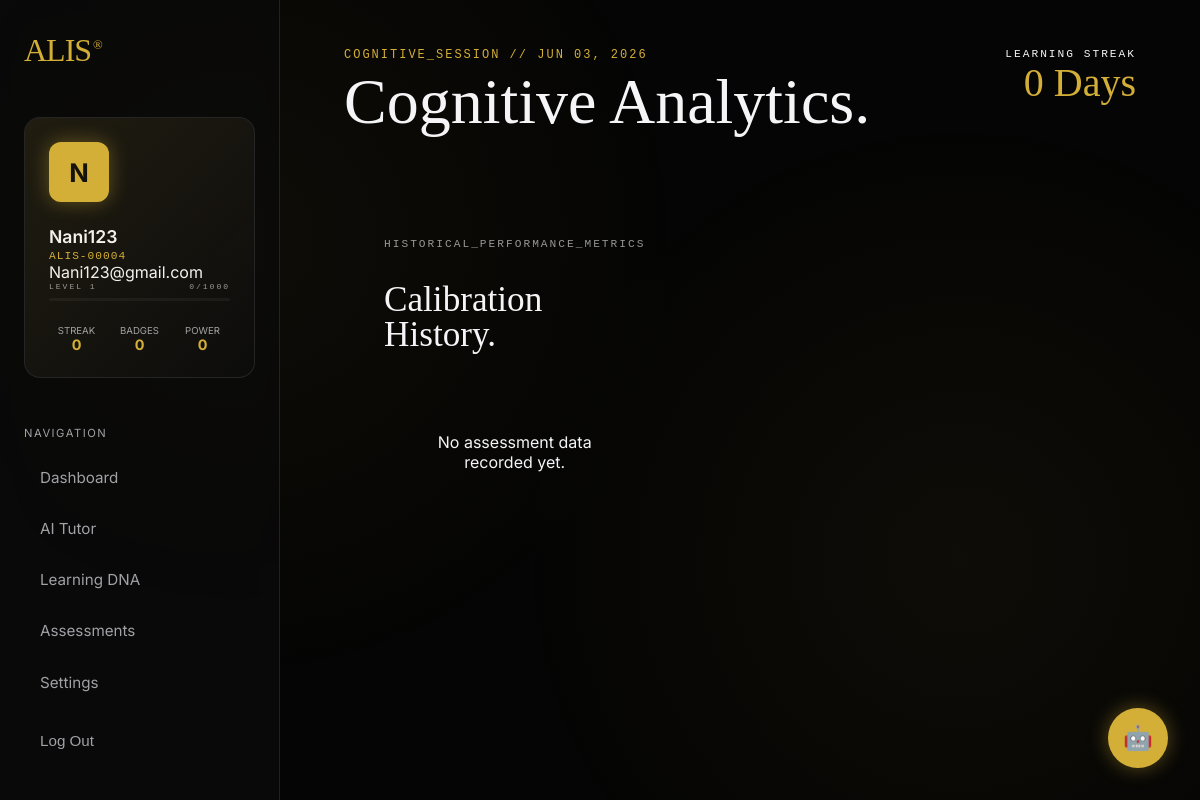
Screenshot of /analytics/ (signed in) with the database file from the repository.
### alis_app/models.py (models this page shows)
class User(AbstractUser):
    email = models.EmailField(unique=True)
    ROLE_CHOICES = (
        ('student', 'Student'),
        ('teacher', 'Teacher'),
        ('admin', 'Admin'),
        ('owner', 'Owner (Super Admin)'),
    )
    role = models.CharField(max_length=10, choices=ROLE_CHOICES, default='student')
    USERNAME_FIELD = 'email'
    REQUIRED_FIELDS = ['username']
    level = models.CharField(max_length=20, default='Weak', null=True, blank=True)
    last_quiz_score = models.IntegerField(null=True, blank=True)
    last_subject = models.CharField(max_length=50, null=True, blank=True)
    easy_accuracy = models.IntegerField(null=True, blank=True)
    medium_accuracy = models.IntegerField(null=True, blank=True)
    hard_accuracy = models.IntegerField(null=True, blank=True)
    weak_areas = models.JSONField(default=list, null=True, blank=True)
    risk_score = models.FloatField(default=0.0) # 0 to 100
    learning_speed = models.FloatField(default=0.0) # percentage or rate
    retention_score = models.FloatField(default=0.0) # 0 to 100
    learning_trend = models.JSONField(default=list) # [{date, score}]
    learning_dna = models.CharField(max_length=100, default="Analytical")
    xp = models.IntegerField(default=0)
    total_xp = models.IntegerField(default=0)
    user_level = models.IntegerField(default=1)
    badges = models.JSONField(default=list, null=True, blank=True)
    streak_days = models.IntegerField(default=0)
    last_activity_date = models.DateField(null=True, blank=True)
    technical_readiness = models.FloatField(default=0.0)
    aptitude_readiness = models.FloatField(default=0.0)
    communication_readiness = models.FloatField(default=0.0)
    def __str__(self):
        return f"{self.first_name or self.username} ({self.role})"

### alis_app/views.py (the view)
# urls.py: path('analytics/', views.analytics_view, name='analytics'),
@login_required
def analytics_view(request):
    history = AssessmentResult.objects.filter(student=request.user).order_by('-completed_at')
    return render(request, 'alis_app/analytics.html', {
        'history': history
    })

### alis_app/templatetags/auth_extras.py (called while the page is built)
@register.filter(name='split_email')
def split_email(value):
    if not value:
        return ""
    return value.split('@')[0]

### alis_app/templates/alis_app/analytics.html (shortened to what this page needs)
{% extends 'alis_app/base.html' %}
{% load static %}
{% block header_title %}Cognitive Analytics.{% endblock %}
{% block content %}
<div class="dashboard-grid">
    <section class="col-12">
        <div class="glass-panel border-glow" style="padding: 2.5rem;">
            <div class="text-mono" style="margin-bottom: 2rem; opacity: 0.6; font-size: 0.7rem;">HISTORICAL_PERFORMANCE_METRICS</div>
            <h3 class="h-editorial" style="font-size: 2.2rem; margin-bottom: 2rem;">Calibration History.</h3>
            <div style="display: flex; flex-direction: column; gap: 1rem;">
                {% for res in history %}
                    <div style="display: flex; justify-content: space-between; align-items: center; padding: 1.5rem; background: rgba(255,255,255,0.02); border-radius: 12px; border: 1px solid rgba(255,255,255,0.05);">
                        <div style="display: flex; gap: 3rem; align-items: center;">
                            <div class="text-mono" style="color: var(--gold-primary); font-size: 1.2rem; width: 60px;">{{ res.score }}%</div>
                            <div>
                                <div style="font-size: 1.1rem; font-weight: 500; margin-bottom: 0.25rem;">{{ res.assessment.title }}</div>
                                <div class="text-muted" style="font-size: 0.8rem;">{{ res.assessment.subject.name }} // {{ res.completed_at|date:"F d, Y @ H:i" }}</div>
                            </div>
                        </div>
                        <div style="display: flex; gap: 1rem;">
                            {% for concept in res.strong_concepts|slice:":2" %}
                                <span class="dna-badge badge-strength" style="font-size: 0.6rem;">{{ concept }}</span>
                            {% endfor %}
                        </div>
                    </div>
                {% empty %}
                    <div class="text-muted" style="padding: 3rem; text-align: center;">No assessment data recorded yet.</div>
                {% endfor %}
            </div>
        </div>
    </section>
</div>
{% endblock %}

### alis_app/templates/alis_app/base.html (shortened to what this page needs)
{% load static auth_extras %}
<!DOCTYPE html>
<html lang="en">
<head>
    <link rel="stylesheet" href="{% static 'alis_app/css/premium_theme.css' %}">
</head>
<body class="animate-in">
    <div class="bg-mesh"></div>
    <div class="app-layout">
        <aside class="sidebar border-glow">
            <div class="sidebar-logo" onclick="window.location.href='{% url 'dashboard' %}'">ALIS<span>®</span></div>
            <div class="sidebar-user-card" style="margin-bottom: 2rem;">
                <div class="user-avatar" style="margin-bottom: 1.5rem; width: 60px; height: 60px; font-size: 1.6rem;">
                    {{ user.first_name|default:user.username|slice:":1"|upper }}
                </div>
                <div class="user-info-name">{{ user.first_name|default:user.username|split_email }}</div>
                <div class="user-info-id">ALIS-{{ user.id|stringformat:"05d" }}</div>
                <div class="user-info-email">{{ user.email }}</div>
                <div style="display: flex; justify-content: space-between; align-items: center; margin-bottom: 0.4rem;">
                    <div class="text-mono" style="font-size: 0.5rem; opacity: 0.6;">LEVEL {{ user.user_level|default:1 }}</div>
                    <div class="text-mono" style="font-size: 0.5rem; opacity: 0.6;">{{ user.xp|default:0 }}/1000</div>
                </div>
                <div class="xp-bar-container" style="height: 3px; margin-bottom: 1.5rem;">
                </div>
                <div class="user-mini-stats">
                    <div class="mini-stat-item">
                        <div class="mini-stat-label">Streak</div>
                        <div class="mini-stat-value">{{ user.streak_days|default:0 }}</div>
                    </div>
                    <div class="mini-stat-item">
                        <div class="mini-stat-label">Badges</div>
                        <div class="mini-stat-value">{{ user.badges|length|default:0 }}</div>
                    </div>
                    <div class="mini-stat-item">
                        <div class="mini-stat-label">Power</div>
                        <div class="mini-stat-value">{{ user.last_quiz_score|default:0 }}</div>
                    </div>
                </div>
            </div>
            <nav class="nav-group" style="overflow-y: auto; flex: 1; padding-right: 0.5rem; margin-bottom: 0;">
                {% if user.role == 'student' %}
                    <div class="nav-label">Navigation</div>
                    <a href="{% url 'dashboard' %}" class="nav-item {% if request.resolver_match.url_name == 'dashboard' %}active{% endif %}">Dashboard</a>
                    <a href="{% url 'ai_tutor' %}" class="nav-item {% if request.resolver_match.url_name == 'ai_tutor' %}active{% endif %}">AI Tutor</a>
                    <a href="{% url 'learning_dna' %}" class="nav-item {% if request.resolver_match.url_name == 'learning_dna' %}active{% endif %}">Learning DNA</a>
                    <a href="{% url 'quiz' %}" class="nav-item {% if request.resolver_match.url_name == 'quiz' %}active{% endif %}">Assessments</a>
                {% endif %}
            </nav>
            <div style="margin-top: auto; display: flex; flex-direction: column; gap: 0.5rem;">
                <a href="{% url 'settings' %}" class="nav-item {% if request.resolver_match.url_name == 'settings' %}active{% endif %}">Settings</a>
                <form action="{% url 'logout' %}" method="post">
                    <button type="submit" class="nav-item" style="width: 100%; border: none; background: none; cursor: pointer; text-align: left; padding: 0.8rem 1rem;">
                        Log Out
                    </button>
                </form>
            </div>
        </aside>
        <main class="main-wrapper">
            {% block header %}
            <header class="app-header">
                <div>
                    <div class="text-mono" style="color: var(--gold-primary); margin-bottom: 0.5rem;">Cognitive_Session // {% now "M d, Y" %}</div>
                    <h1 class="h-editorial" style="font-size: 4rem; margin-top: 0.5rem;">{% block header_title %}Welcome back.{% endblock %}</h1>
                </div>
                <div style="text-align: right;">
                    <div class="text-mono" style="color: var(--text-muted); font-size: 0.7rem;">Learning Streak</div>
                    <div class="h-editorial" style="font-size: 2.5rem; color: var(--gold-primary); margin-top: 0.2rem;">{{ user.streak_days|default:0 }} Days</div>
                </div>
            </header>
            {% endblock %}
            {% block content %}{% endblock %}
        </main>
    </div>
    {% include 'alis_app/ai_assistant_widget.html' %}
</body>
</html>

### alis_app/static/alis_app/css/premium_theme.css (style rules this page uses)
:root { --bg-black: #050505; --bg-card: rgba(15, 15, 15, 0.7); --gold-primary: #D4AF37; --gold-secondary: #FFD700; --gold-glow: rgba(212, 175, 55, 0.4); --text-primary: #F5F5F7; --text-secondary: #A1A1A6; --border-glass: rgba(255, 255, 255, 0.1); --border-gold: rgba(212, 175, 55, 0.3); --glass-blur: blur(20px); }
* { margin: 0; padding: 0; box-sizing: border-box; }
body { background-color: var(--bg-black); color: var(--text-primary); font-family: 'Inter', -apple-system, BlinkMacSystemFont, sans-serif; overflow-x: hidden; -webkit-font-smoothing: antialiased; }
.bg-mesh { position: fixed; top: 0; left: 0; width: 100%; height: 100%; z-index: -1; background: radial-gradient(circle at 20% 30%, rgba(212, 175, 55, 0.05) 0%, transparent 40%), radial-gradient(circle at 80% 70%, rgba(212, 175, 55, 0.05) 0%, transparent 40%); }
.app-layout { display: flex; min-height: 100vh; }
.sidebar { width: 280px; height: 100vh; position: fixed; background: rgba(10, 10, 10, 0.8); backdrop-filter: var(--glass-blur); border-right: 1px solid var(--border-glass); padding: 2rem 1.5rem; display: flex; flex-direction: column; z-index: 100; }
.sidebar-logo { font-family: 'Instrument Serif', serif; font-size: 2rem; color: var(--gold-primary); margin-bottom: 3rem; letter-spacing: -1px; cursor: pointer; }
.sidebar-logo span { font-size: 0.8rem; vertical-align: super; margin-left: 2px; }
.sidebar-user-card { background: var(--bg-card); border: 1px solid var(--border-glass); border-radius: 16px; padding: 1.5rem; margin-bottom: 2rem; position: relative; overflow: hidden; }
.sidebar-user-card::before { content: ''; position: absolute; top: 0; left: 0; width: 100%; height: 100%; background: linear-gradient(135deg, rgba(212, 175, 55, 0.1) 0%, transparent 100%); pointer-events: none; }
.user-avatar { width: 50px; height: 50px; background: var(--gold-primary); border-radius: 12px; display: flex; align-items: center; justify-content: center; font-weight: 700; color: var(--bg-black); font-size: 1.2rem; margin-bottom: 1rem; box-shadow: 0 0 20px var(--gold-glow); }
.user-info-name { font-weight: 600; font-size: 1.1rem; margin-bottom: 0.2rem; }
.user-info-id { font-size: 0.7rem; color: var(--gold-primary); font-family: 'Courier New', Courier, monospace; letter-spacing: 1px; }
.nav-label { font-size: 0.7rem; text-transform: uppercase; color: var(--text-secondary); letter-spacing: 1.5px; margin-bottom: 1rem; margin-top: 1rem; }
.nav-item { display: block; padding: 0.8rem 1rem; color: var(--text-secondary); text-decoration: none; border-radius: 8px; margin-bottom: 0.4rem; transition: all 0.3s ease; font-size: 0.95rem; }
.main-wrapper { flex: 1; margin-left: 280px; padding: 3rem 4rem; min-height: 100vh; }
.app-header { display: flex; justify-content: space-between; align-items: flex-start; margin-bottom: 4rem; }
.h-editorial { font-family: 'Instrument Serif', serif; font-weight: 400; line-height: 1; }
.text-mono { font-family: 'Courier New', Courier, monospace; text-transform: uppercase; letter-spacing: 2px; font-size: 0.75rem; }
.dashboard-grid { display: grid; grid-template-columns: repeat(12, 1fr); gap: 2rem; }
.xp-bar-container { background: rgba(255, 255, 255, 0.05); border-radius: 10px; height: 4px; width: 100%; overflow: hidden; }
.user-mini-stats { display: grid; grid-template-columns: repeat(3, 1fr); gap: 0.5rem; margin-top: 1rem; }
.mini-stat-item { text-align: center; }
.mini-stat-label { font-size: 0.6rem; color: var(--text-secondary); text-transform: uppercase; }
.mini-stat-value { font-weight: 700; color: var(--gold-primary); font-size: 0.9rem; }
.animate-in { animation: fadeIn 0.8s cubic-bezier(0.16, 1, 0.3, 1) forwards; }

### rows the page displays
User: first_name "N", first_name|split_email "Nani123", id "00004", email "Nani123@gmail.com", user_level "1", xp "0", streak_days "0", badges|length "0", last_quiz_score "0"
